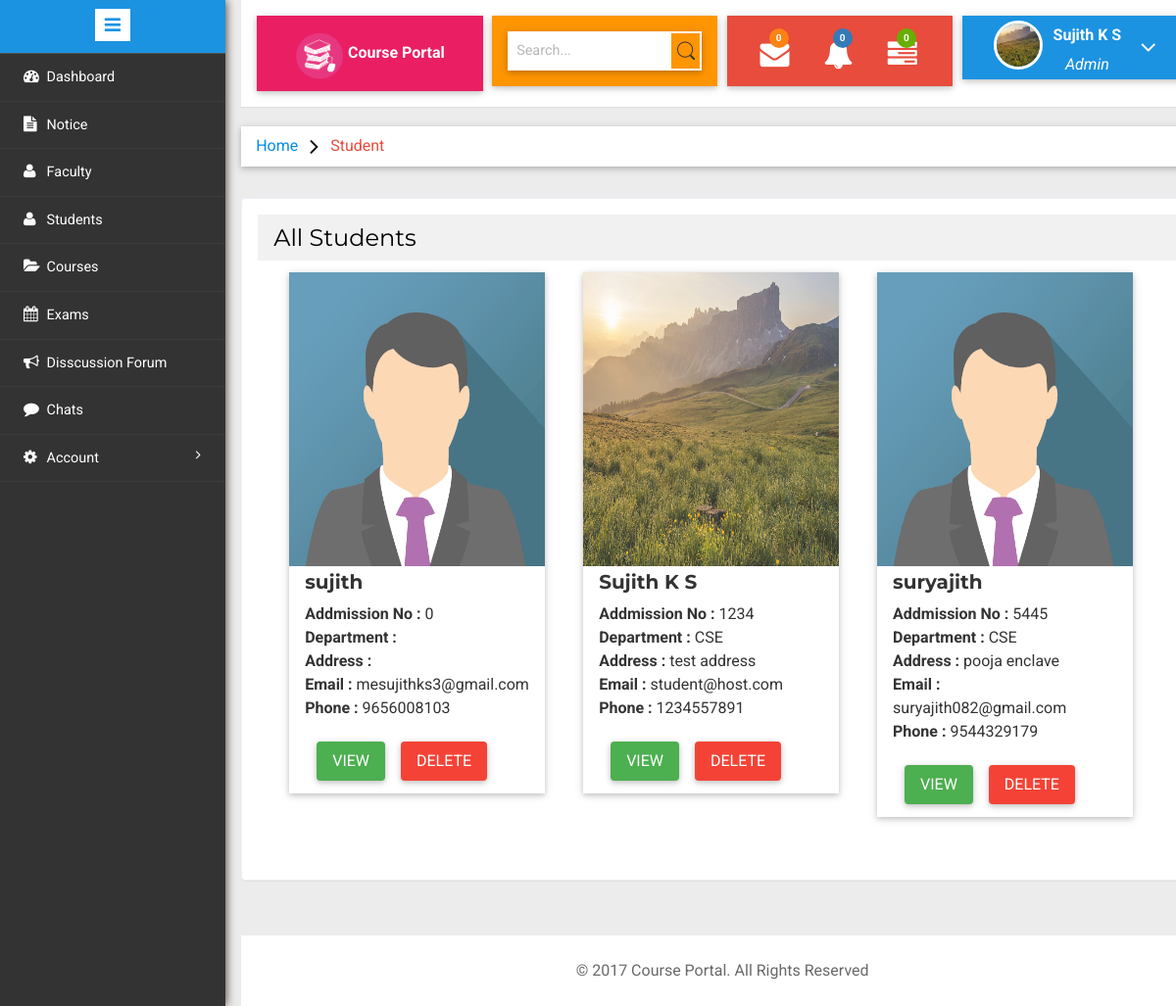
The app's page /admin/index.php?page=student (signed in) with its own data.
### tables this page shows
CREATE TABLE `users` (
  `id` int(11) NOT NULL,
  `name` char(40) NOT NULL,
  `email` varchar(40) NOT NULL,
  `pass` varchar(40) NOT NULL,
  `type` varchar(10) NOT NULL,
  `mobile` bigint(11) NOT NULL,
  `gender` varchar(40) NOT NULL,
  `image` varchar(50) NOT NULL DEFAULT '../images/avatar.png',
  `dob` date NOT NULL,
  `join_date` datetime NOT NULL DEFAULT CURRENT_TIMESTAMP
);

CREATE TABLE `students` (
  `studentId` int(11) NOT NULL,
  `admno` int(11) NOT NULL,
  `dept` varchar(30) NOT NULL,
  `addrs` text NOT NULL,
  `status` varchar(20) NOT NULL DEFAULT 'incomplete'
);

### admin/student.php (the view)
<?php
    $card='<div class="w3-row-padding">';
    $count=0;
	$query="SELECT * FROM `students`,`users` WHERE `users`.id = `students`.studentId";
	$result = mysqli_query($con,$query) or die(mysqli_error());
    while($row=$result->fetch_assoc()){
        $count+=1;
        $sid=$row['id'];
        $card.='
                <div class="w3-third">
                    <div class="w3-card-2" style="width:92%;max-width:300px;margin-top:12px;">
                        <img src="'.getUserAvatar($sid).'" alt="Avatar" style="width:100%;opacity:0.85;" height=300 >
                        <div class="w3-container">
                            <h4><b>'.$row['name'].'</b></h4>
                            <p>
                                <strong>Addmission No : </strong>'.$row['admno'].'<br />
                                <strong>Department : </strong>'.$row['dept'].'<br />
                                <strong>Address : </strong>'.$row['addrs'].'<br />
                                <strong>Email : </strong>'.$row['email'].'<br />
                                <strong>Phone : </strong>'.$row['mobile'].'
                            </p>
                            <a class="w3-button w3-green w3-hover-red w3-round w3-card-2" style="margin-left:12px;margin-top:12px;margin-bottom:12px" href="index.php?page=view-student&id='.$sid.'">VIEW</a>
                            <a class="w3-button w3-red w3-hover-yellow w3-round w3-card-2" style="margin-left:12px;margin-top:12px;margin-bottom:12px" href="">DELETE</a>
                        </div>
                     </div>
                </div>';
        if($count%3==0)
            $card.='
            </div>
            <div class="w3-row-padding">
            <br />';
    }
?>
<ol class="breadcrumb w3-card-2">
                <li class="breadcrumb-item"><a href="index.php">Home</a> <i class="fa fa-angle-right"></i> Student</li>
            </ol>
<div class="w3-card-4 validation-system validation-form">
<header class="w3-container w3-light-grey">
      <h3>All Students</h3>
    </header>
    <div class="w3-container">
        <?php echo $card; ?>
    </div>
</div><br />
</div>

### admin/index.php (shortened to what this page needs)
<?php
	require("../auth.php");
	$query="SELECT * FROM `notification` WHERE user_to='1' AND status='active'";
	$result = mysqli_query($con,$query) or die(mysqli_error());
	$notifc=mysqli_num_rows($result);
	function getName(){
		$fid=$_SESSION['user_id'];
		require('../connection.php');
		$query="SELECT * FROM `users` WHERE id=$fid";
        $result = mysqli_query($con,$query) or die(mysqli_error());
        $row=$result->fetch_assoc();
        return $row["name"];
	}
	function getAvatar(){
		$aid=$_SESSION['user_id'];
		require('../connection.php');
		$query="SELECT * FROM `users` WHERE id=$aid";
        $result = mysqli_query($con,$query) or die(mysqli_error());
        $row=$result->fetch_assoc();
        return $row["image"];
	}
	function getUserAvatar($id){
		require('../connection.php');
		$query="SELECT * FROM `users` WHERE id=$id";
        $result = mysqli_query($con,$query) or die(mysqli_error());
        $row=$result->fetch_assoc();
        return $row["image"];
	}
?>
<!DOCTYPE HTML>
<html>
<head>
<link href="../css/bootstrap.min.css" rel='stylesheet' type='text/css' />
<link href="../css/w3.css" rel='stylesheet' type='text/css' />
<link href="../css/style.css" rel='stylesheet' type='text/css' />
<link href="../css/chat.css" rel='stylesheet' type='text/css' />
<link rel="stylesheet" href="../css/morris.css" type="text/css"/>
<link href="../css/font-awesome.css" rel="stylesheet">
<link rel="stylesheet" href="../css/icon-font.min.css" type='text/css' />
</head>
<body>
   <div class="page-container">
<div class="left-content">
	   <div class="mother-grid-inner">
				<div class="header-main">
					<div class="logo-w3-agile w3-pink w3-text-white w3-card-2">
								<img src="../images/logo.png" width="50px" height="50px"><b>  Course Portal</b>
							</div>
					<div class="w3layouts-left w3-card-2">
								<div class="w3-search-box w3-card-2">
								<form action="index.php?page=search" method="post">
								<input type="text" placeholder="Search..." name="name" required="">
								<input type="submit" name="submit" value="">
							</form>
								</div>
						 </div>
						 <div class="w3layouts-right w3-card-2">
							<div class="profile_details_left ">
								<ul class="nofitications-dropdown">
									<li class="dropdown head-dpdn">
										<a href="#" class="dropdown-toggle" data-toggle="dropdown" aria-expanded="false"><i class="fa fa-envelope"></i><span class="badge">0</span></a>
									</li>
									<li class="dropdown head-dpdn">
										<a href="#" class="dropdown-toggle" data-toggle="dropdown" aria-expanded="false"><i class="fa fa-bell"></i><span class="badge blue"><?php echo $notifc; ?></span></a>
									</li>
									<li class="dropdown head-dpdn">
										<a href="#" class="dropdown-toggle" data-toggle="dropdown" aria-expanded="false"><i class="fa fa-tasks"></i><span class="badge blue1">0</span></a>
									</li>
									<div class="clearfix"> </div>
								</ul>
							</div>
						</div>
						<div class="profile_details w3l w3-card-2">
								<ul>
									<li class="dropdown profile_details_drop">
										<a href="#" class="dropdown-toggle" data-toggle="dropdown" aria-expanded="false">
											<div class="profile_img">
												<span class="prfil-img"><img src="<?php echo getAvatar(); ?>" alt=""> </span>
												<div class="user-name">
													<p><?php echo getName(); ?></p>
													<span>Admin</span>
												</div>
												<i class="fa fa-angle-down"></i>
												<div class="clearfix"></div>
											</div>
										</a>
									</li>
								</ul>
							</div>
				</div>
 <?php
		@$page=  $_GET['page'];
		  if($page!="")
		  {
			switch($page){
				case "student":	include("student.php"); break;
			}
		  }
		  else
		  {
		  include('dashboard.php');
		  }
		  ?>
<br />
<div class="copyrights w3-card-2 w3-row">
	 <p>© 2017 Course Portal. All Rights Reserved</p>
</div>
</div>
</div>
				<div class="sidebar-menu">
					<header class="logo1">
						<a href="#" class="sidebar-icon"> <span class="fa fa-bars"></span> </a>
					</header>
                           <div class="menu">
									<ul id="menu" >
										<li><a href="index.php"><i class="fa fa-tachometer"></i> <span title="Dashboard">Dashboard</span><div class="clearfix"></div></a></li>
										  <li><a href="index.php?page=notice"><i class="fa fa-file-text" aria-hidden="true"></i><span title="Notice">Notice</span><div class="clearfix"></div></a></li>
										 <li><a href="index.php?page=faculty"><i class="fa fa-user" aria-hidden="true"></i><span title="Faculty">Faculty</span><div class="clearfix"></div></a></li>
										 <li><a href="index.php?page=student"><i class="fa fa-user" aria-hidden="true"></i><span title="Students">Students</span><div class="clearfix"></div></a></li>
										 <li><a href="index.php?page=course"><i class="fa fa-folder-open" aria-hidden="true"></i><span title="Courses">Courses</span><div class="clearfix"></div></a></li>
										 <li><a href="index.php?page=exam"><i class="fa fa-calendar" aria-hidden="true"></i><span title="Exams">Exams</span><div class="clearfix"></div></a></li>
										 <li><a href="index.php?page=discussion"><i class="fa fa-bullhorn" aria-hidden="true"></i><span title="Disscussion">Disscussion Forum</span><div class="clearfix"></div></a></li>
										 <li><a href="index.php?page=chat"><i class="fa fa-comment" aria-hidden="true"></i><span title="Chats">Chats</span><div class="clearfix"></div></a></li>
							        <li id="menu-academico" ><a href="#"><i class="fa fa-gear"></i>  <span>Account</span> <span class="fa fa-angle-right" style="float: right" title="Account"></span><div class="clearfix"></div></a>
									 </li>
								  </ul>
								</div>
							  </div>
							</div>
</body>
</html>

### css/w3.css (style rules this page uses)
html { box-sizing:border-box }
*,*:before,*:after { box-sizing:inherit }
html { -ms-text-size-adjust:100%;-webkit-text-size-adjust:100% }
body { margin:0 }
article,aside,details,figcaption,figure,footer,header,main,menu,nav,section,summary { display:block }
a { background-color:transparent;-webkit-text-decoration-skip:objects }
img { border-style:none }
button,input,select,textarea { font:inherit;margin:0 }
button,input { overflow:visible }
button,html [type=button],[type=reset],[type=submit] { -webkit-appearance:button }
html,body { font-family:Verdana,sans-serif;font-size:15px;line-height:1.5 }
html { overflow-x:hidden }
h3 { font-size:24px }
h4 { font-size:20px }
h1,h2,h3,h4,h5,h6 { font-family:"Segoe UI",Arial,sans-serif;font-weight:400;margin:10px 0 }
img { margin-bottom:-5px }
a { color:inherit }
.w3-btn,.w3-button { border:none;display:inline-block;outline:0;padding:8px 16px;vertical-align:middle;overflow:hidden;text-decoration:none;color:inherit;background-color:inherit;text-align:center;cursor:pointer;white-space:nowrap }
.w3-btn,.w3-button { -webkit-touch-callout:none;-webkit-user-select:none;-khtml-user-select:none;-moz-user-select:none;-ms-user-select:none;user-select:none }
.w3-container:after,.w3-container:before,.w3-panel:after,.w3-panel:before,.w3-row:after,.w3-row:before,.w3-row-padding:after,.w3-row-padding:before, .w3-cell-row:before,.w3-cell-row:after,.w3-clear:after,.w3-clear:before,.w3-bar:before,.w3-bar:after { content:"";display:table;clear:both }
.w3-col,.w3-half,.w3-third,.w3-twothird,.w3-threequarter,.w3-quarter { float:left;width:100% }
@media (min-width:601px) { .w3-col.m4,.w3-third { width:33.33333% } }
.w3-round,.w3-round-medium { border-radius:4px }
.w3-row-padding,.w3-row-padding>.w3-half,.w3-row-padding>.w3-third,.w3-row-padding>.w3-twothird,.w3-row-padding>.w3-threequarter,.w3-row-padding>.w3-quarter,.w3-row-padding>.w3-col { padding:0 8px }
.w3-container,.w3-panel { padding:0.01em 16px }
.w3-card,.w3-card-2 { box-shadow:0 2px 5px 0 rgba(0,0,0,0.16),0 2px 10px 0 rgba(0,0,0,0.12) }
.w3-card-4,.w3-hover-shadow:hover { box-shadow:0 4px 10px 0 rgba(0,0,0,0.2),0 4px 20px 0 rgba(0,0,0,0.19) }
.w3-green,.w3-hover-green:hover { color:#fff!important;background-color:#4CAF50!important }
.w3-pink,.w3-hover-pink:hover { color:#fff!important;background-color:#e91e63!important }
.w3-red,.w3-hover-red:hover { color:#fff!important;background-color:#f44336!important }
.w3-light-grey,.w3-hover-light-grey:hover,.w3-light-gray,.w3-hover-light-gray:hover { color:#000!important;background-color:#f1f1f1!important }
.w3-text-white,.w3-hover-text-white:hover { color:#fff!important }

### records on screen
users: image (picture), name "Sujith K S"
students: studentId.image (placeholder picture), studentId.name "sujith", admno "0", studentId.email "mesujithks3@gmail.com", studentId.mobile "9656008103"
students: studentId.image (picture), studentId.name "Sujith K S", admno "1234", dept "CSE", addrs "test address", studentId.email "student@host.com", studentId.mobile "1234557891"
students: studentId.image (placeholder picture), studentId.name "suryajith", admno "5445", dept "CSE", addrs "pooja enclave", studentId.email "suryajith082@gmail.com", studentId.mobile "9544329179"

### other values on screen
$notifc "0"
